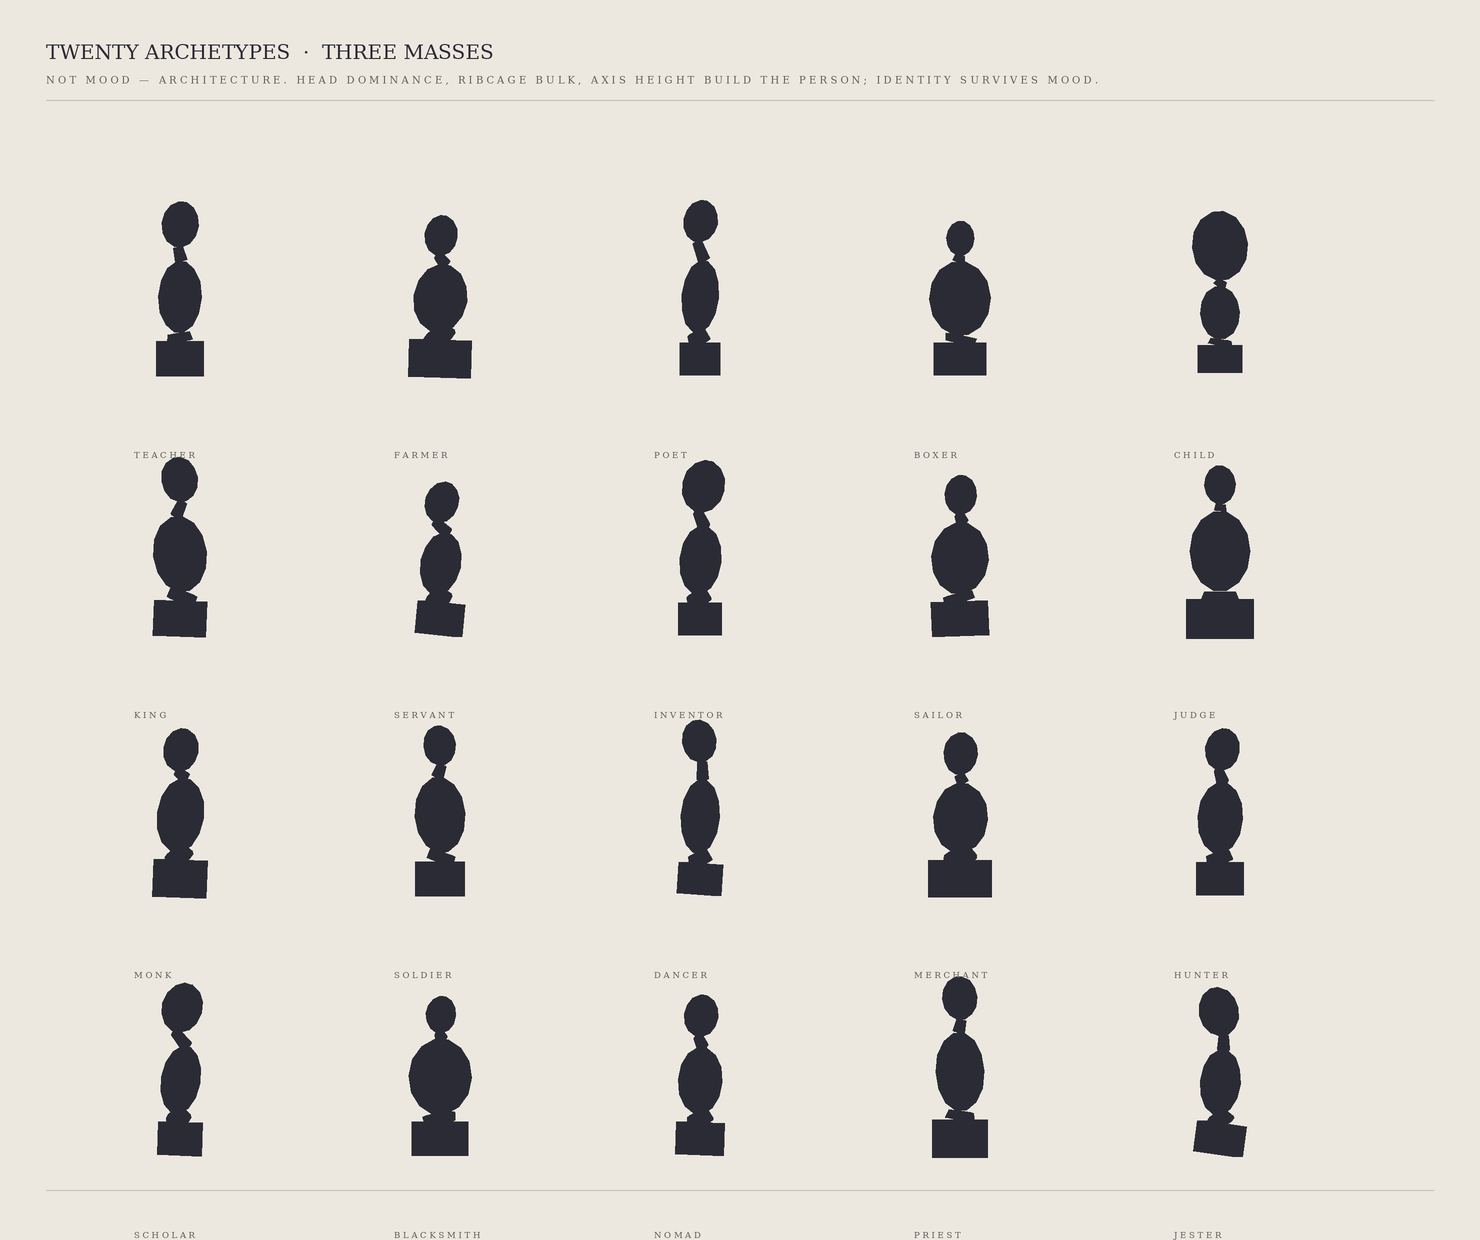

Python code for this plot:
"""
TWENTY ARCHETYPES · THREE MASSES  (the human before anatomy — 8, 2026-05-30)
Professor: posture has a ceiling — tilt separates hope from grief (opposite directions) but not
proud from arrogant (both lean up). The new lever is ARCHITECTURE: "shape + proportion =
personality. Emotions come and go; architecture stays. Character design begins when identity
survives mood." Assignment: twenty ARCHETYPES, three masses, but now built DIFFERENTLY — head
dominance, ribcage bulk, axis height/width, pelvis breadth do the work; posture kept mild.
 child = huge head / tiny body; boxer = small head / barrel ribcage; poet = tall, narrow,
 head-light; king = tall vertical axis, broad chest; judge = monumental block; etc.
Each mass is independently scaled (w,h per mass) + the whole axis stretched/compressed; only a
little tilt. Filled silhouettes, near-profile so the axis reads. No limbs/faces/detail.
"""
import os, math
import numpy as np
from PIL import Image, ImageDraw, ImageFont

OUT="/sessions/nifty-keen-cerf/mnt/hessentials/illustration/loomis"
SCRATCH="/sessions/nifty-keen-cerf/mnt/outputs"
W,H,SS=1480,1240,2
PAPER=(237,232,223); INK=(43,43,53); LABEL=(96,94,90); FAINT=(196,193,186)
CAMYAW=math.radians(-74); CY=2.05
def Rx(a): c,s=math.cos(a),math.sin(a); return np.array([[1,0,0],[0,c,-s],[0,s,c]])
def Ry(a): c,s=math.cos(a),math.sin(a); return np.array([[c,0,s],[0,1,0],[-s,0,c]])
def rad(d): return math.radians(d)
def pit(d): return Rx(rad(d))
def Vv(*a): return np.array(a,float)

img=Image.new("RGB",(W*SS,H*SS),PAPER); D=ImageDraw.Draw(img)
def projT(p,ox,oy,sc):
    q=Ry(CAMYAW)@((np.array(p,float)-Vv(0,CY,0))*sc); return (ox+q[0],oy+q[1])
def hull(points):
    pts=sorted(set((round(x,2),round(y,2)) for x,y in points))
    if len(pts)<3: return pts
    def cr(o,a,b): return (a[0]-o[0])*(b[1]-o[1])-(a[1]-o[1])*(b[0]-o[0])
    lo=[]
    for p in pts:
        while len(lo)>=2 and cr(lo[-2],lo[-1],p)<=0: lo.pop()
        lo.append(p)
    up=[]
    for p in reversed(pts):
        while len(up)>=2 and cr(up[-2],up[-1],p)<=0: up.pop()
        up.append(p)
    return lo[:-1]+up[:-1]
def basis(axis):
    axis=axis/(np.linalg.norm(axis)+1e-9)
    ref=Vv(0,0,1.0) if abs(axis[2])<0.9 else Vv(0,1.0,0)
    u=np.cross(axis,ref); u/=np.linalg.norm(u)+1e-9; v=np.cross(axis,u); return u,v
def ellip_pts(center,radii,rot):
    rx,ry,rz=radii; c=Vv(*center); out=[]
    for i in range(7):
        th=math.pi*(i+0.5)/7
        for j in range(16):
            ph=2*math.pi*j/16
            out.append(c+rot@Vv(rx*math.sin(th)*math.cos(ph),ry*math.cos(th),rz*math.sin(th)*math.sin(ph)))
    return out
def box_pts(center,half,rot):
    hx,hy,hz=half; c=Vv(*center)
    return [c+rot@Vv(sx*hx,sy*hy,sz*hz) for sx in(-1,1) for sy in(-1,1) for sz in(-1,1)]
def seg_pts(a,b,ra,rb):
    a=Vv(*a); b=Vv(*b); ax=b-a
    if np.linalg.norm(ax)<1e-6: return [a]
    u,v=basis(ax); out=[]
    for c,r in ((a,ra),(b,rb)):
        for k in range(12): th=2*math.pi*k/12; out.append(c+r*(math.cos(th)*u+math.sin(th)*v))
    return out
def fillT(samples,ox,oy,sc,col=INK):
    poly=[(x*SS,y*SS) for x,y in hull([projT(p,ox,oy,sc) for p in samples])]
    if len(poly)>=3: D.polygon(poly,fill=col)

# base anchors (y down). architecture stretches these per archetype.
HHE=0.52; RWH=(0.60,0.86,0.56); PWH=(0.50,0.42,0.50)
def draw3(ox,oy,sc,a):
    # a: dict of architecture knobs
    hs=a['head_s']; rw,rh=a['rib_w'],a['rib_h']; pw,ph=a['pel_w'],a['pel_h']
    necklen=a.get('neck',0.16); axis=a.get('axis',1.0)            # axis>1 = taller/leaner
    leanH,leanR,leanP=a.get('lean',(0,0,0))                       # mild posture
    tH,tR,tP=a.get('tilt',(0,0,0))
    # stack from the ground (pelvis bottom fixed near y=3.7) upward, so taller axis grows UP
    pel_cy=3.45; pelh=PWH[1]*ph
    rib_ry=RWH[1]*rh
    rib_cy=pel_cy - pelh - (0.18*axis) - rib_ry                   # waist gap scales with axis
    head_ry=HHE*hs
    head_cy=rib_cy - rib_ry - (necklen+0.10)*axis - head_ry
    hc=(leanH,head_cy,0.0); rc=(leanR,rib_cy,0.0); pc=(leanP,pel_cy,0.0)
    hrot=pit(tH); rrot=pit(tR); prot=pit(tP)
    hr=(HHE*hs*0.86,head_ry,HHE*hs*0.80)
    rr=(RWH[0]*rw,rib_ry,RWH[2]*rw)
    pelhalf=(PWH[0]*pw,pelh,PWH[2]*pw)
    rbot=Vv(*rc)+rrot@Vv(0,rib_ry,0); ptop=Vv(*pc)+prot@Vv(0,-pelh,0)
    rtop=Vv(*rc)+rrot@Vv(0,-rib_ry,0); hbot=Vv(*hc)+hrot@Vv(0,head_ry,0)
    fillT(box_pts(pc,pelhalf,prot),ox,oy,sc)
    fillT(seg_pts(rbot,ptop,RWH[0]*rw*0.5,PWH[0]*pw*0.7),ox,oy,sc)   # waist
    fillT(ellip_pts(rc,rr,rrot),ox,oy,sc)
    fillT(seg_pts(rtop,hbot,0.13+0.02*hs,0.12),ox,oy,sc)            # neck
    fillT(ellip_pts(hc,hr,hrot),ox,oy,sc)

A=lambda l,**k: dict(label=l,**k)
# architecture is the star; tilt kept small. (head_s, rib_w, rib_h, pel_w, pel_h, axis, neck, lean, tilt)
PEOPLE=[
 A('teacher',  head_s=1.06,rib_w=0.92,rib_h=1.0, pel_w=0.92,pel_h=1.0, axis=1.06,neck=0.20,lean=(0.02,0,0),tilt=(6,2,0)),
 A('farmer',   head_s=0.94,rib_w=1.14,rib_h=0.96,pel_w=1.20,pel_h=1.06,axis=0.92,neck=0.10,lean=(0.10,0.04,0),tilt=(8,8,2)),
 A('poet',     head_s=0.98,rib_w=0.78,rib_h=1.02,pel_w=0.78,pel_h=0.92,axis=1.20,neck=0.24,lean=(0.06,0.02,0),tilt=(10,6,0)),
 A('boxer',    head_s=0.80,rib_w=1.30,rib_h=1.04,pel_w=1.02,pel_h=0.92,axis=0.86,neck=0.04,lean=(0.04,0,0),tilt=(2,-2,0)),
 A('child',    head_s=1.60,rib_w=0.84,rib_h=0.74,pel_w=0.86,pel_h=0.78,axis=0.72,neck=0.08,lean=(0,0,0),tilt=(-4,-2,0)),
 A('king',     head_s=1.04,rib_w=1.14,rib_h=1.06,pel_w=1.02,pel_h=1.0, axis=1.16,neck=0.18,lean=(-0.04,0,0),tilt=(-8,-6,2)),
 A('servant',  head_s=0.96,rib_w=0.86,rib_h=0.88,pel_w=0.92,pel_h=0.92,axis=0.94,neck=0.12,lean=(0.16,0.06,0),tilt=(18,12,6)),
 A('inventor', head_s=1.22,rib_w=0.88,rib_h=0.96,pel_w=0.84,pel_h=0.92,axis=1.04,neck=0.18,lean=(0.30,0.04,0),tilt=(12,6,0)),
 A('sailor',   head_s=0.92,rib_w=1.22,rib_h=1.0, pel_w=1.10,pel_h=0.98,axis=0.94,neck=0.08,lean=(0.06,0,0),tilt=(4,4,-2)),
 A('judge',    head_s=0.90,rib_w=1.28,rib_h=1.12,pel_w=1.30,pel_h=1.12,axis=0.96,neck=0.06,lean=(0,0,0),tilt=(-2,0,0)),
 A('monk',     head_s=1.0, rib_w=1.0, rib_h=1.04,pel_w=1.04,pel_h=1.06,axis=0.98,neck=0.04,lean=(0.08,0.04,0),tilt=(10,8,2)),
 A('soldier',  head_s=0.92,rib_w=1.08,rib_h=1.06,pel_w=0.96,pel_h=0.98,axis=1.10,neck=0.14,lean=(-0.04,0,0),tilt=(-6,-4,0)),
 A('dancer',   head_s=0.98,rib_w=0.82,rib_h=1.04,pel_w=0.86,pel_h=0.88,axis=1.22,neck=0.22,lean=(-0.06,0.02,0),tilt=(-8,4,4)),
 A('merchant', head_s=0.98,rib_w=1.16,rib_h=0.98,pel_w=1.22,pel_h=1.04,axis=0.92,neck=0.10,lean=(0.06,0.05,0),tilt=(4,4,0)),
 A('hunter',   head_s=0.98,rib_w=0.96,rib_h=1.0, pel_w=0.92,pel_h=0.94,axis=1.08,neck=0.14,lean=(0.20,0.02,0),tilt=(10,4,0)),
 A('scholar',  head_s=1.16,rib_w=0.84,rib_h=0.96,pel_w=0.86,pel_h=0.94,axis=1.02,neck=0.18,lean=(0.18,0.06,0),tilt=(16,10,2)),
 A('blacksmith',head_s=0.86,rib_w=1.34,rib_h=1.06,pel_w=1.08,pel_h=0.96,axis=0.88,neck=0.04,lean=(0.08,0.02,0),tilt=(6,2,0)),
 A('nomad',    head_s=0.98,rib_w=0.94,rib_h=0.94,pel_w=0.94,pel_h=0.92,axis=1.04,neck=0.12,lean=(0.10,0.03,0),tilt=(8,4,2)),
 A('priest',   head_s=1.0, rib_w=1.04,rib_h=1.10,pel_w=1.06,pel_h=1.08,axis=1.10,neck=0.16,lean=(-0.02,0,0),tilt=(-4,-2,0)),
 A('jester',   head_s=1.14,rib_w=0.86,rib_h=0.92,pel_w=0.96,pel_h=0.86,axis=1.06,neck=0.18,lean=(-0.10,0.03,0),tilt=(-12,6,8)),
]
COLS=[180,440,700,960,1220]; ROWS=[300,560,820,1080]; SC=42
for i,a in enumerate(PEOPLE):
    draw3(COLS[i%5],ROWS[i//5],SC,a)

def font(px):
    try: return ImageFont.truetype('/usr/share/fonts/truetype/dejavu/DejaVuSerif.ttf',int(px*SS))
    except: return ImageFont.load_default()
F_TTL=font(20); F_SM=font(8.5); F_CAP=font(10)
def caps(s): return ' '.join(s.upper())
D.text((46*SS,40*SS),'TWENTY ARCHETYPES  ·  THREE MASSES',fill=INK,font=F_TTL)
D.text((46*SS,74*SS),caps('not mood — architecture. head dominance, ribcage bulk, axis height build the person; identity survives mood.'),fill=LABEL,font=F_CAP)
D.line([(46*SS,100*SS),(1434*SS,100*SS)],fill=FAINT,width=max(1,int(1*SS)))
for i,a in enumerate(PEOPLE):
    ox=COLS[i%5]; oy=ROWS[i//5]
    D.text((ox*SS-46*SS,(oy+150)*SS),caps(a['label']),fill=LABEL,font=F_SM)
D.line([(46*SS,1190*SS),(1434*SS,1190*SS)],fill=FAINT,width=max(1,int(1*SS)))
out=img.resize((W,H),Image.LANCZOS); os.makedirs(OUT,exist_ok=True)
out.save(f'{OUT}/twenty_archetypes_masses.png'); print('done',out.size)
